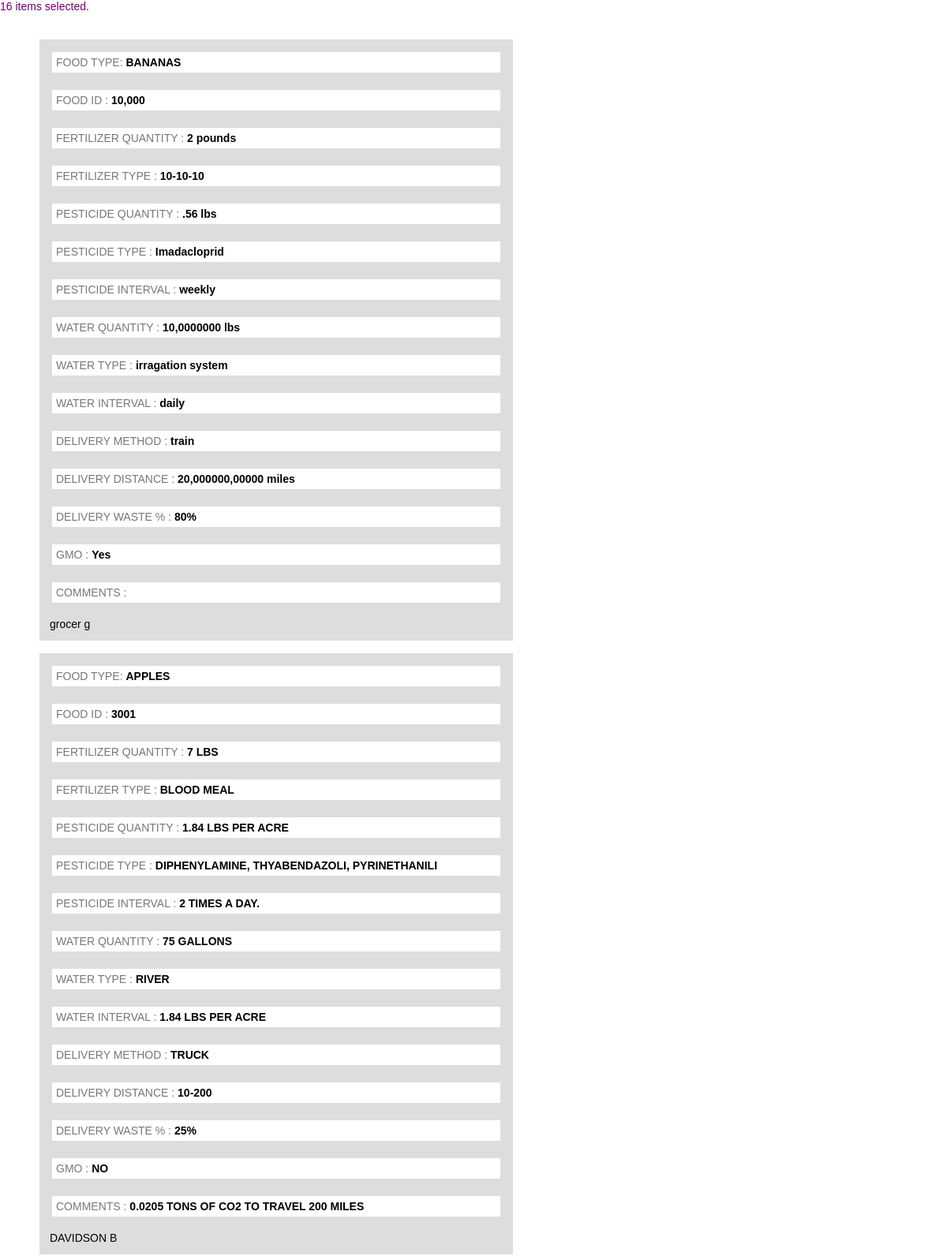
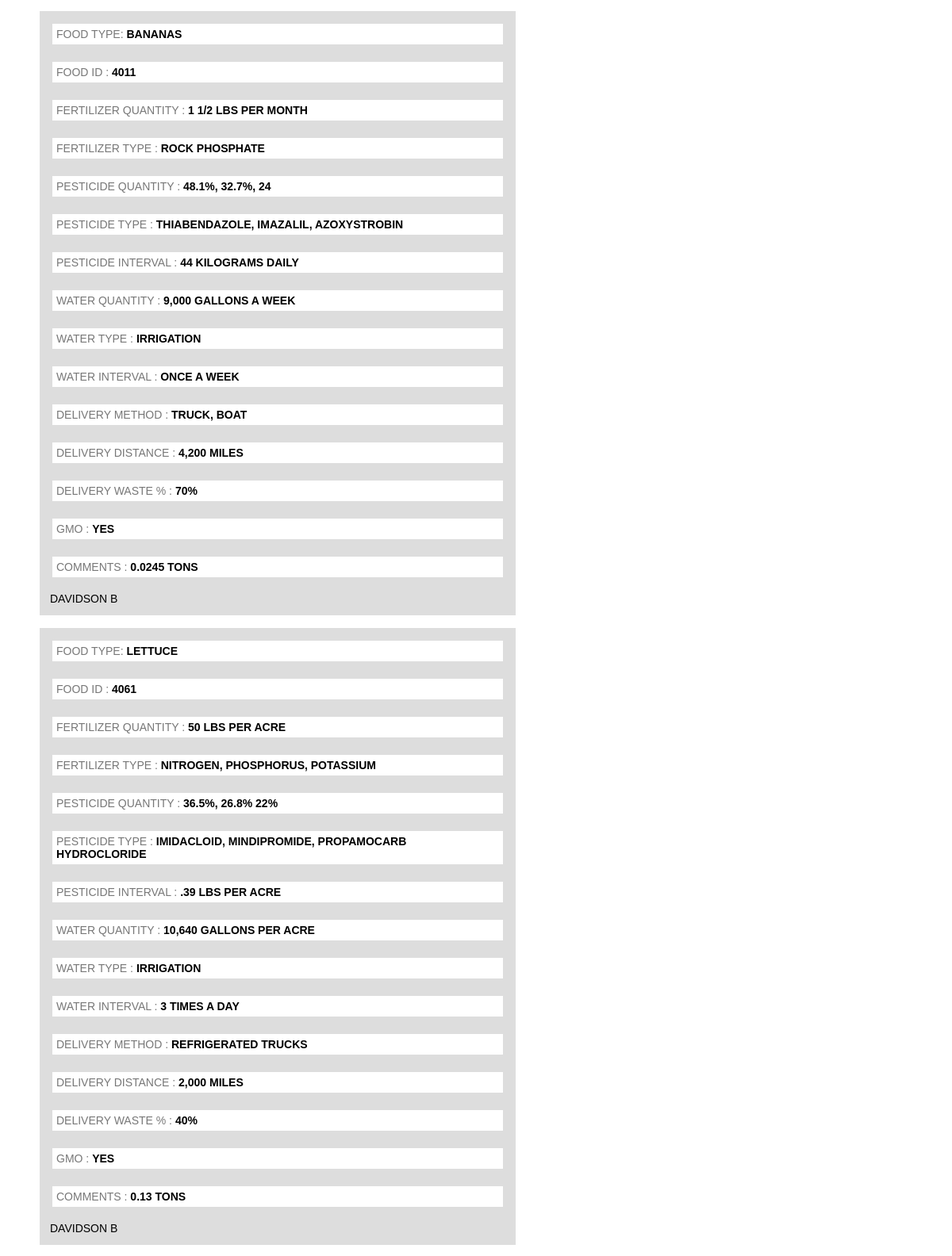
Screenshot of /data/sift/select-phone-1.1.php (upper part) with the database file from the repository (2 pictures, top to bottom).
### tables this page shows
CREATE TABLE IF NOT EXISTS `fooddata` (
  `last` varchar(64) NOT NULL,
  `first` varchar(1) NOT NULL,
  `food_type` varchar(16) NOT NULL,
  `food_id` varchar(16) NOT NULL,
  `fert_quantity` varchar(64) NOT NULL,
  `fert_type` varchar(64) NOT NULL,
  `pest_quantity` varchar(64) NOT NULL,
  `pest_type` varchar(64) NOT NULL,
  `pest_interval` varchar(64) NOT NULL,
  `water_quantity` varchar(64) NOT NULL,
  `water_type` varchar(64) NOT NULL,
  `water_interval` varchar(64) NOT NULL,
  `delivery_method` varchar(64) NOT NULL,
  `delivery_distance` varchar(64) NOT NULL,
  `delivery_waste` varchar(64) NOT NULL,
  `gmo` varchar(16) NOT NULL,
  `comments` text NOT NULL,
  `date_time` varchar(64) NOT NULL
);

### data/sift/select-phone-1.1.php (the view, shortened to what this page needs)
<html><head><title> <?php echo "FOOD NAME"; ?></title>
</head>
<body>
	<?php
		$connection = mysql_connect($host,$dbuser,$dbpass);
		$sql = "select * from food.fooddata";
		$result = mysql_query ($sql, $connection);
		$therows = mysql_num_rows($result);
		echo "$therows items selected. <br />";
		echo "<div id = content>";
		while ($row = mysql_fetch_row($result)){
			echo "<div class = dataoutline  col-3 col-m-12>";
				echo "<div class =label >FOOD TYPE: ";
					echo "<span style=color:#000;font-weight:bold>$row[2] </span></div><br />";
				echo "<div class =label >FOOD ID	: ";
					echo "<span style=color:#000;font-weight:bold>$row[3] </span></div><br />";
				echo "<div class =label >FERTILIZER QUANTITY : ";
					echo "<span style=color:#000;font-weight:bold>$row[4] </span></div><br />";
				echo "<div class =label >FERTILIZER TYPE : ";
					echo "<span style=color:#000;font-weight:bold>$row[5] </span></div><br />";
				echo "<div class =label >PESTICIDE QUANTITY : ";
					echo "<span style=color:#000;font-weight:bold>$row[6] </span></div><br />";
				echo "<div class =label >PESTICIDE TYPE : ";
					echo "<span style=color:#000;font-weight:bold>$row[7] </span></div><br />";
				echo "<div class =label >PESTICIDE INTERVAL : ";
					echo "<span style=color:#000;font-weight:bold>$row[8] </span></div><br />";
				echo "<div class =label >WATER QUANTITY  : ";
					echo "<span style=color:#000;font-weight:bold>$row[9] </span></div><br />";
				echo "<div class =label >WATER TYPE : ";
					echo "<span style=color:#000;font-weight:bold>$row[10] </span></div><br />";
				echo "<div class =label >WATER INTERVAL : ";
					echo "<span style=color:#000;font-weight:bold>$row[11] </span></div><br />";
				echo "<div class =label >DELIVERY METHOD  : ";
					echo "<span style=color:#000;font-weight:bold>$row[12] </span></div><br />";
				echo "<div class =label >DELIVERY DISTANCE  : ";
					echo "<span style=color:#000;font-weight:bold>$row[13] </span></div><br />";
				echo "<div class =label >DELIVERY WASTE % : ";
					echo "<span style=color:#000;font-weight:bold>$row[14] </span></div><br />";
				echo "<div class =label >GMO  :  ";
					echo "<span style=color:#000;font-weight:bold>$row[15] </span></div><br />";
				echo "<div class =label >COMMENTS : ";
					echo "<span style=color:#000;font-weight:bold>$row[16] </span></div><br />";
				echo "$row[0] $row[1]";
				echo "</div><br />";
		}
	echo "</div>";
?>
</body>
</html>

### data/sift/select-phone-1.1.php (style rules this page uses)
body { margin: 0; padding: 0; background-color: #ffffff; color:#996633; font-family:"Arial","sans-serif";color:#700070;font-size:14px; }
#content { font-family: Arial, Helvetica, sans-serif; font-size: 14px; color: #000; background-color:white; position:absolute; left:50px; top:50px; width:600px; }
div.label { background-color:#fff; color: #777; border-style: solid; border-color: #ddd #ddd; padding: 5px; }
div.dataoutline { background-color:#ddd; color: #000; border-style: solid; border-color: #ddd #ddd; padding: 10px; }

### rows the page displays
fooddata: food_type "BANANAS", food_id "10,000", fert_quantity "2 pounds", fert_type "10-10-10", pest_quantity ".56 lbs", pest_type "Imadacloprid", pest_interval "weekly", water_quantity "10,0000000 lbs", water_type "irragation system", water_interval "daily", delivery_method "train", delivery_distance "20,000000,00000 miles", delivery_waste "80%", gmo "Yes", last "grocer", first "g"
fooddata: food_type "APPLES", food_id "3001", fert_quantity "7 LBS", fert_type "BLOOD MEAL", pest_quantity "1.84 LBS PER ACRE", pest_type "DIPHENYLAMINE, THYABENDAZOLI, PYRINETHANILI", pest_interval "2 TIMES A DAY.", water_quantity "75 GALLONS", water_type "RIVER", water_interval "1.84 LBS PER ACRE", delivery_method "TRUCK", delivery_distance "10-200", delivery_waste "25%", gmo "NO", comments "0.0205 TONS OF CO2 TO TRAVEL 200 MILES", last "DAVIDSON", first "B"
fooddata: food_type "BANANAS", food_id "4011", fert_quantity "1 1/2 LBS PER MONTH", fert_type "ROCK PHOSPHATE", pest_quantity "48.1%, 32.7%, 24", pest_type "THIABENDAZOLE, IMAZALIL, AZOXYSTROBIN", pest_interval "44 KILOGRAMS DAILY", water_quantity "9,000 GALLONS A WEEK", water_type "IRRIGATION", water_interval "ONCE A WEEK", delivery_method "TRUCK, BOAT", delivery_distance "4,200 MILES", delivery_waste "70%", gmo "YES", comments "0.0245 TONS", last "DAVIDSON", first "B"
fooddata: food_type "LETTUCE", food_id "4061", fert_quantity "50 LBS PER ACRE", fert_type "NITROGEN, PHOSPHORUS, POTASSIUM", pest_quantity "36.5%, 26.8% 22%", pest_type "IMIDACLOID, MINDIPROMIDE, PROPAMOCARB HYDROCLORIDE", pest_interval ".39 LBS PER ACRE", water_quantity "10,640 GALLONS PER ACRE", water_type "IRRIGATION", water_interval "3 TIMES A DAY", delivery_method "REFRIGERATED TRUCKS", delivery_distance "2,000 MILES", delivery_waste "40%", gmo "YES", comments "0.13 TONS", last "DAVIDSON", first "B"

### other values shown
$therows "16"
